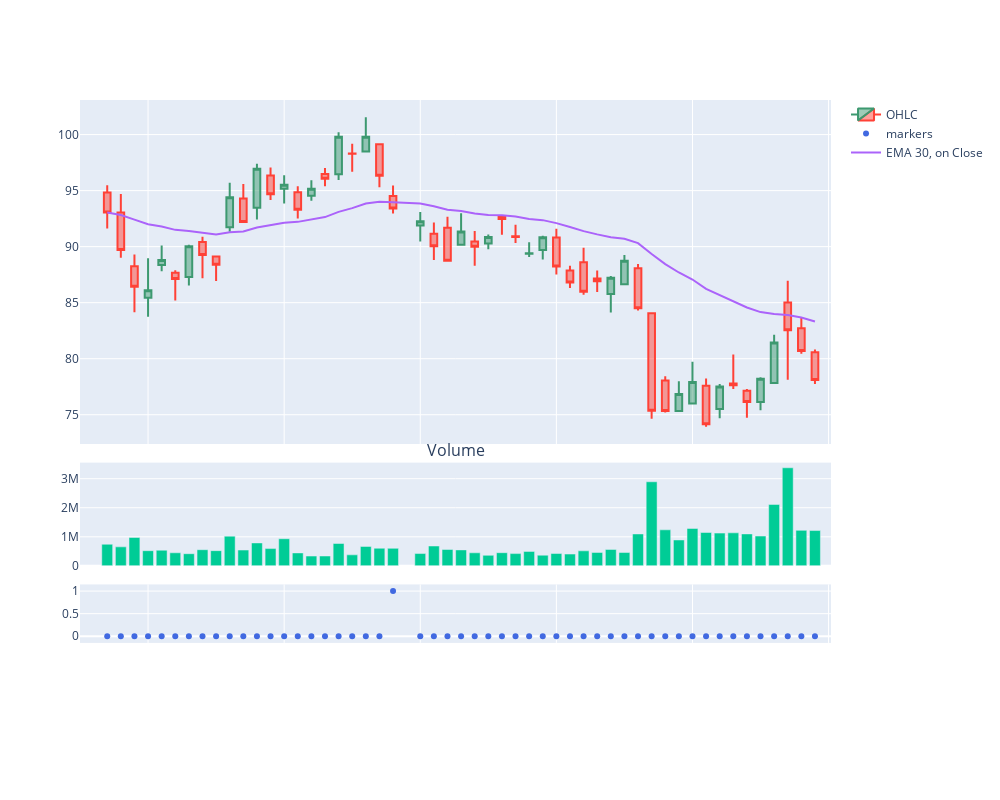

The cell this chart's notebook holds for it:
### Markdown cell above
## EMA

### Code cell
period = 30
# exponential moving average
indicator =  "EMA"
ema_crossover = Crossover(period, indicator = indicator, on = "Close", invert =True)
ema_crossover.plot_signals(data, con = False)
